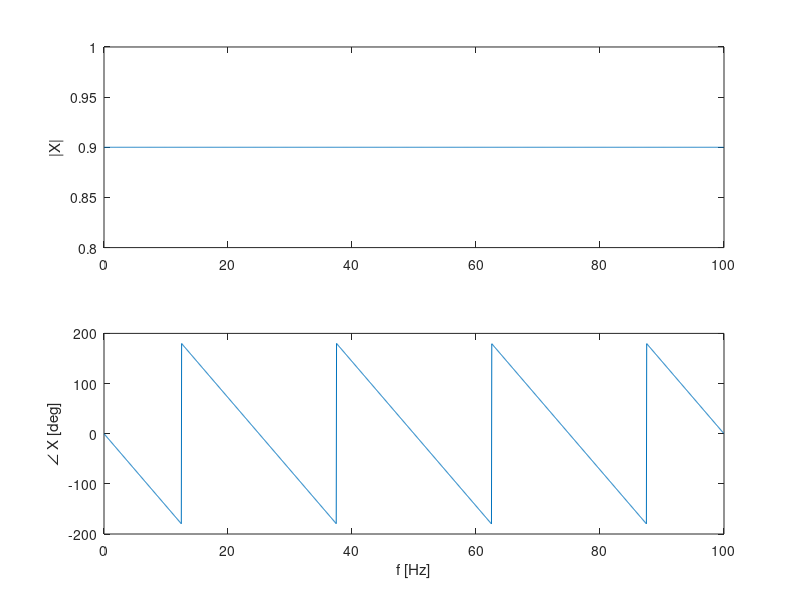
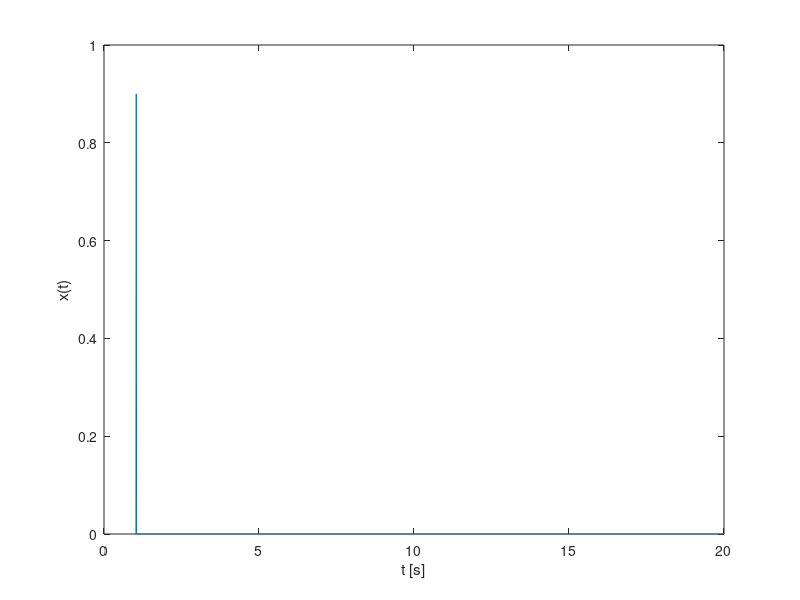

The MATLAB script that drew these images, in order:
close all
clear
clc

Ts=0.01;
t=1:Ts:20;
x=zeros(1, length(t)); % sinal no tempo
x(5)=0.9;
X=fft(x); % transformada

N=length(t);
f=(0:(N-1))/(N*Ts); % compare com a expressão do tutorial
figure
subplot(2,1,1)
plot(f,abs(X)); % gráfico de magnitude
ylabel('|X|')
subplot(2,1,2)
plot(f,angle(X)*180/pi); % gráfico de fase
xlabel('f [Hz]')
ylabel('\angle X [deg]')

figure
plot(t,x)
xlabel('t [s]')
ylabel('x(t)')